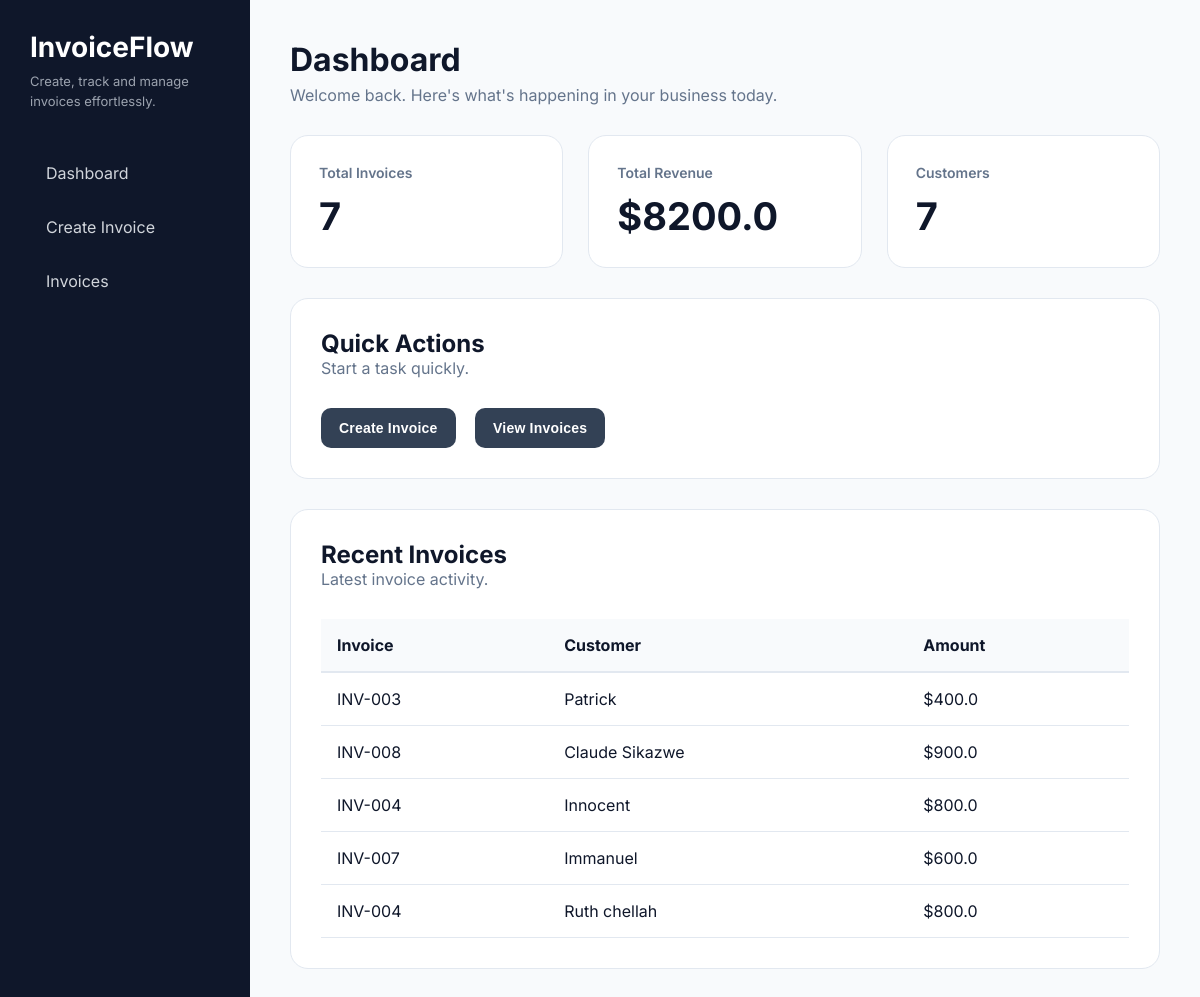
The page / on the database its author committed.
### tables this page shows
CREATE TABLE invoices (
    id INTEGER PRIMARY KEY AUTOINCREMENT,
    customer TEXT,
    invoice_number TEXT,
    amount REAL
);

### app.py (the view)
@app.route("/")
def home():
    connection = sqlite3.connect("invoices.db")
    cursor = connection.cursor()
    cursor.execute("SELECT COUNT(*) FROM invoices")
    total_invoices = cursor.fetchone()[0]
    cursor.execute("SELECT SUM(amount) FROM invoices")
    total_revenue = cursor.fetchone()[0]
    if total_revenue is None:
        total_revenue = 0
    cursor.execute("SELECT COUNT(DISTINCT customer) FROM invoices")
    total_customers = cursor.fetchone()[0]
    cursor.execute("""
        SELECT id, customer, invoice_number, amount
        FROM invoices
        ORDER BY id DESC
        LIMIT 5
    """)
    recent_invoices = cursor.fetchall()
    connection.close()
    return render_template(
        "index.html",
        total_invoices=total_invoices,
        total_revenue=total_revenue,
        total_customers=total_customers,
        recent_invoices=recent_invoices
    )

### templates/index.html (shortened to what this page needs)
<!DOCTYPE html>
<html>
<head>
    <link rel="stylesheet"
          href="{{ url_for('static', filename='style.css') }}">
</head>
<body>
<div class="layout">
    <div class="sidebar">
        <div class="logo">InvoiceFlow</div>
        <div class="tagline">
            Create, track and manage invoices effortlessly.
        </div>
        <a href="/" class="nav-link">Dashboard</a>
        <a href="/invoice" class="nav-link">Create Invoice</a>
        <a href="/invoices" class="nav-link">Invoices</a>
    </div>
    <div class="main-content">
        <div class="dashboard-header">
            <h1>Dashboard</h1>
            <p class="subtext">
                Welcome back. Here's what's happening in your business today.
            </p>
        </div>
        <div class="stats-grid">
            <div class="stat-card">
                <h3>Total Invoices</h3>
                <h2>{{ total_invoices }}</h2>
            </div>
            <div class="stat-card">
                <h3>Total Revenue</h3>
                <h2>${{ total_revenue }}</h2>
            </div>
            <div class="stat-card">
                <h3>Customers</h3>
                <h2>{{ total_customers }}</h2>
            </div>
        </div>
        <div class="content-panel">
            <div class="panel-header">
                <h2>Quick Actions</h2>
                <p class="subtext">
                    Start a task quickly.
                </p>
            </div>
            <a href="/invoice">
                <button>Create Invoice</button>
            </a>
            <a href="/invoices">
                <button>View Invoices</button>
            </a>
        </div>
        <div class="content-panel">
            <div class="panel-header">
                <h2>Recent Invoices</h2>
                <p class="subtext">
                    Latest invoice activity.
                </p>
            </div>
            <table>
                <tr>
                    <th>Invoice</th>
                    <th>Customer</th>
                    <th>Amount</th>
                </tr>
                {% for invoice in recent_invoices %}
                <tr>
                    <td>{{ invoice[2] }}</td>
                    <td>{{ invoice[1] }}</td>
                    <td>${{ invoice[3] }}</td>
                </tr>
                {% endfor %}
            </table>
        </div>
    </div>
</div>
</body>
</html>

### static/style.css (style rules this page uses)
* { margin:0; padding:0; box-sizing:border-box; }
:root { --primary:#334155; --primary-hover:#1e293b; --success:#15803d; --danger:#b91c1c; --warning:#ca8a04; --sidebar:#0f172a; --background:#f8fafc; --card:#ffffff; --text:#0f172a; --muted:#64748b; --border:#e2e8f0; }
body { font-family:'Inter',sans-serif; background:var(--background); color:var(--text); }
.layout { display:flex; min-height:100vh; }
.sidebar { width:250px; background:var(--sidebar); color:white; padding:30px; }
.logo { font-size:28px; font-weight:700; margin-bottom:8px; }
.tagline { color:#9ca3af; font-size:13px; line-height:1.5; margin-bottom:40px; }
.nav-link { display:block; color:#d1d5db; text-decoration:none; padding:12px 16px; margin-bottom:10px; border-radius:10px; transition:.25s; }
.main-content { flex:1; padding:40px; }
h1 { font-size:32px; margin-bottom:6px; }
.subtext { color:var(--muted); margin-bottom:30px; }
.stats-grid { display:grid; grid-template-columns:repeat(3,1fr); gap:25px; margin:30px 0; }
.stat-card { background:white; border-radius:18px; padding:28px; border:1px solid var(--border); box-shadow:var(--shadow); transition:.25s; }
.stat-card h3 { color:var(--muted); font-size:14px; margin-bottom:12px; font-weight:600; }
.stat-card h2 { font-size:38px; font-weight:700; }
.content-panel { background:white; border-radius:18px; border:1px solid var(--border); box-shadow:var(--shadow); padding:30px; margin-top:30px; }
.panel-header { margin-bottom:20px; }
button { background:var(--primary); color:white; border:none; padding:12px 18px; border-radius:10px; font-size:14px; font-weight:600; letter-spacing:.2px; cursor:pointer; transition:.2s; }
.content-panel a { text-decoration:none; margin-right:15px; }
table { width:100%; border-collapse:collapse; margin-top:15px; }
th { text-align:left; background:#f8fafc; padding:16px; border-bottom:2px solid var(--border); }
td { padding:16px; border-bottom:1px solid var(--border); }

### rows shown on the page
invoices: invoice_number "INV-003", customer "Patrick", amount "400.0"
invoices: invoice_number "INV-008", customer "Claude Sikazwe", amount "900.0"
invoices: invoice_number "INV-004", customer "Innocent", amount "800.0"
invoices: invoice_number "INV-007", customer "Immanuel", amount "600.0"
invoices: invoice_number "INV-004", customer "Ruth chellah", amount "800.0"

### other values the page prints
{{ total_invoices }} "7"
{{ total_revenue }} "8200.0"
{{ total_customers }} "7"
